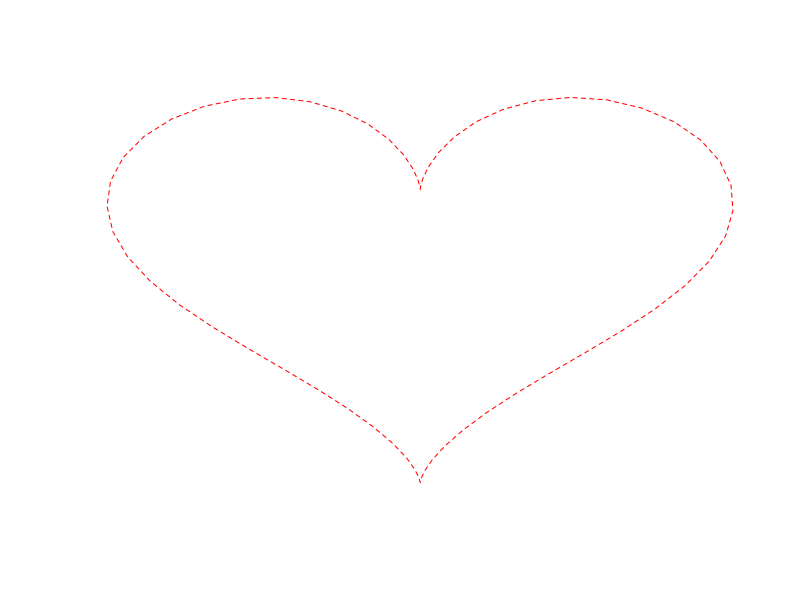
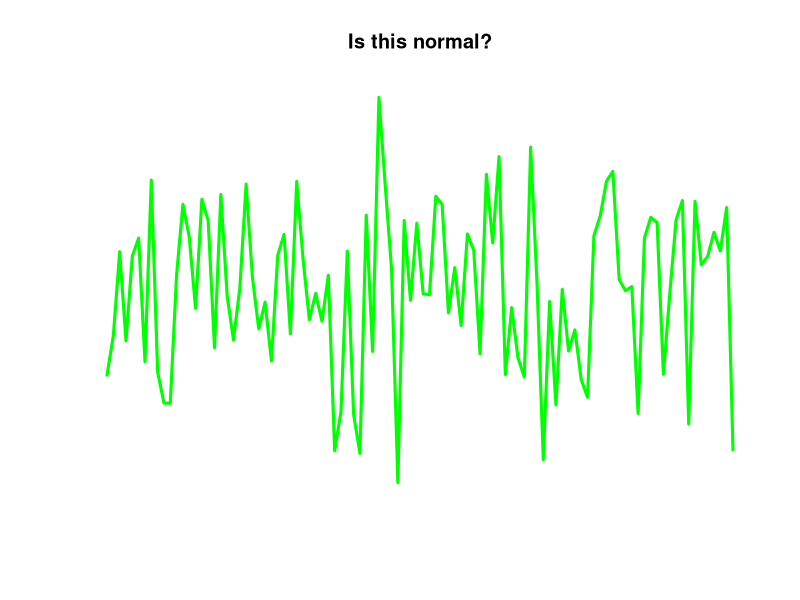
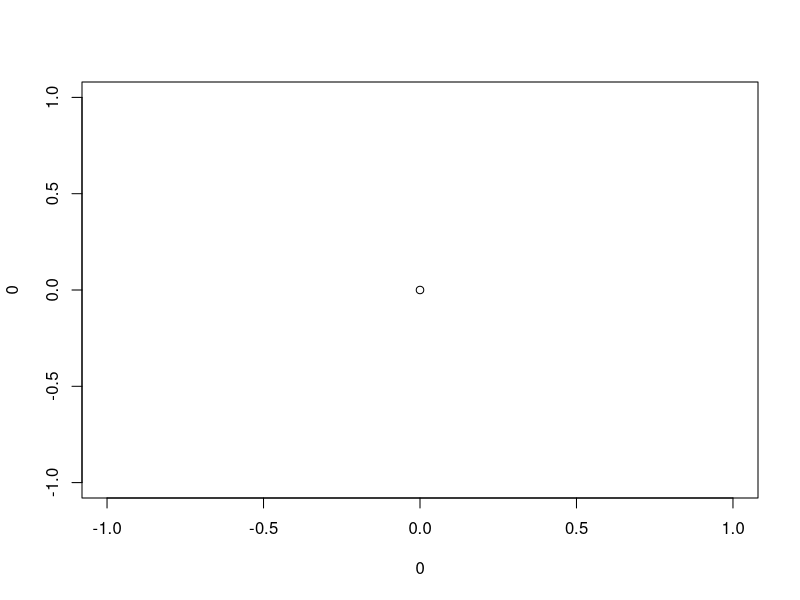

Source code (R) for these figures, in order:
## ---- chunk 1
knitr::opts_chunk$set(echo = FALSE)
## ---- chunk 2
data <- data.frame(t=seq(0, 2*pi, by=0.1) )
xfun <- function(t) 16*sin(t)^3
yfun <- function(t) 13*cos(t)-5*cos(2*t)-2*cos(3*t)-cos(4*t)
data$y <- yfun(data$t)
data$x <- xfun(data$t)

plot(data$x,data$y, type="l", col="red", lty=2, axes=F, ylab="", xlab="")


## ---- chunk 3
plot(rnorm(100, mean=0, sd=1), type='l', col="green", lwd=3, main="Is this normal?",
     axes=F, ylab="", xlab="")
## ---- chunk 4
plot(0,0)
